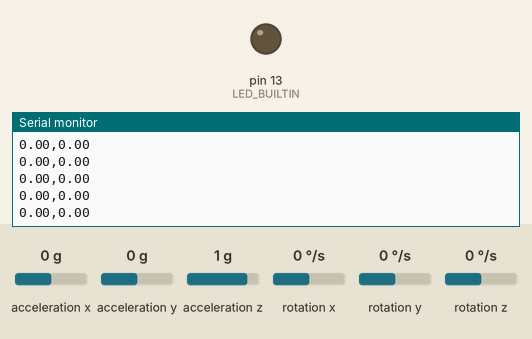
Recording of a sketch running on a simulated Arduino Uno, built with avr-gcc and run on an emulated ATmega328P. On the bench: output pins drawn as LEDs (lit = HIGH), the last lines printed to the serial monitor. Wiring (inferred from the names in the program): MPU-6050 motion sensor at I2C address 0x68. The inputs (shaded band) are chosen by the test bench; at power-on: acceleration z 1 g, rotation x 0 °/s, acceleration x 0 g, acceleration y 0 g, rotation y 0 °/s, rotation z 0 °/s.

Above: at 1.3 s.
1.4 s: acceleration z set to 0 g
At 1.43 s:
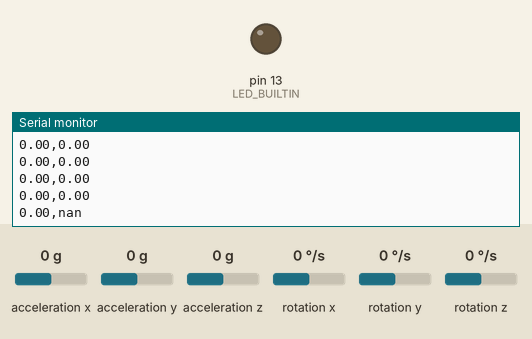
3.3 s: rotation x set to 192 °/s
At 3.36 s:
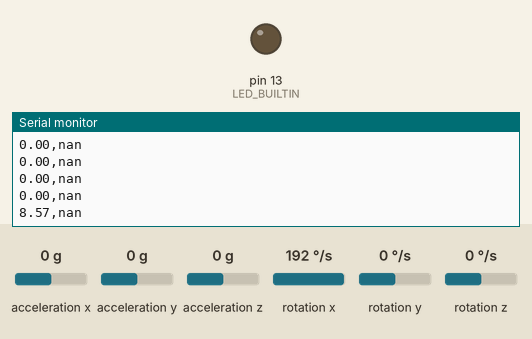
Timing chart, 0 to 6.3 s (numbered marks = the images above; inputs shaded):
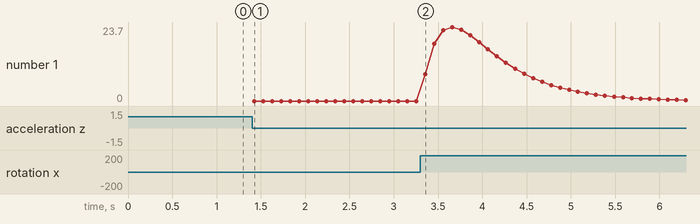

The sketch:

mpu_kalman_test.ino
```cpp
/* Test programm for the GY-521 MPU Breakout Board
*
* This programm will automatically find the GY521 board on the I2C bus
* and read out the x and y accel values as well as the x angle computed by the lib.
* Going from these it will compute the current angle using the accel values and
* print either the accAngle or the lib angle to Serial.
*
*
*
* Note: This requires the GY521-lib from the repository to be installed
*
*
*
*/
#include "math.h"
#include "KalmanMPU6050.h"

const long SERIAL_REFRESH_TIME = 100;
long refresh_time;

void setup()
{
  Serial.begin(115200);

  IMU::init();
  IMU::read();

  pinMode(LED_BUILTIN, OUTPUT);
}

void loop()
{
  /* Reads the data from the MPU and processes it with the Kalman Filter */
  IMU::read();


  // send to Serial output every 100ms
  // use the Serial Ploter for a good visualization
  if (millis() > refresh_time) {
  Serial.print(IMU::getRoll());
  Serial.print(",");
  Serial.println(IMU::getPitch());

    refresh_time = millis() + SERIAL_REFRESH_TIME;
  }

  //delay(1000);
}
```

Measured:
- after the input at 1.4 s, the serial monitor: prints a new line at once (image 1)
- after the input at 3.3 s, the serial monitor: prints a new line after 0.05 s (image 2)
